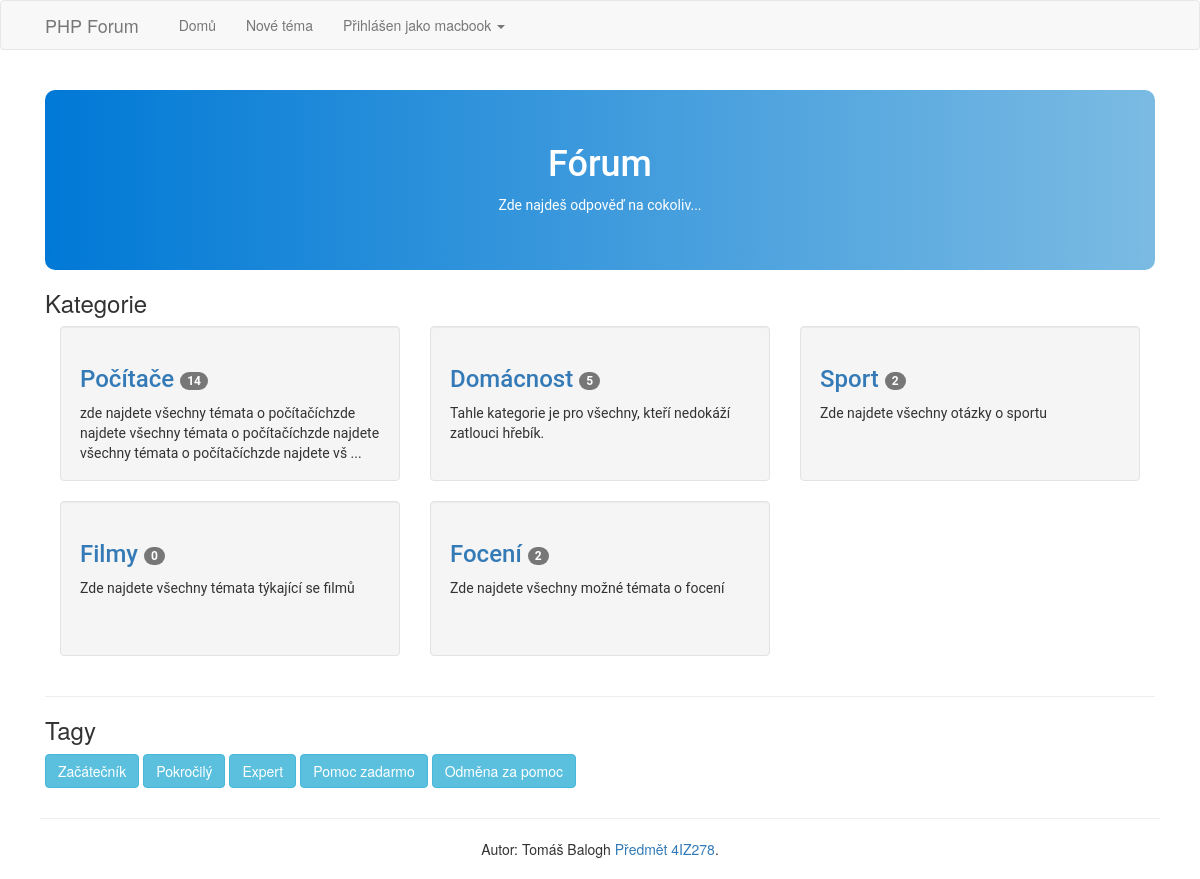
Screenshot of /index.php (signed in) with the database file from the repository.
### tables this page shows
CREATE TABLE `users` (
  `id_user` int(8) UNSIGNED NOT NULL,
  `username` varchar(255) NOT NULL,
  `password` varchar(255) NOT NULL
);

CREATE TABLE `categories` (
  `cat_id` int(8) UNSIGNED NOT NULL,
  `cat_name` varchar(255) NOT NULL,
  `cat_description` varchar(255) NOT NULL
);

CREATE TABLE `tags` (
  `id` int(11) UNSIGNED NOT NULL,
  `tags_name` varchar(100) NOT NULL
);

### user_required.php (called while the page is built, shortened)
<?php
$stmt = $db->prepare("SELECT * FROM users WHERE id_user = ? LIMIT 1");
$stmt->execute(array($_SESSION["user_id"]));
$current_user = $stmt->fetchAll()[0];
?>

### index.php (the view, shortened to what this page needs)
<?php
require 'db.php';
require 'user_required.php';
$stmt = $db->prepare("select cat_id, cat_name, cat_description, count(topics.topic_id) as cat_badge from categories left join topics on topics.topic_cat = cat_id GROUP BY cat_id, cat_name, cat_description");
$stmt->execute();
$categories = $stmt->fetchAll();
$stmt_tags = $db->prepare("select * from tags");
$stmt_tags->execute();
$tags = $stmt_tags->fetchAll();
?>
<!DOCTYPE html>
<html>
<head>
    <?php include 'head_bootstrap.php' ?>
</head>
<body>
<?php include 'navbar.php' ?>
<div class="container">
    <div class="title text-center">
        <div class="centered">
            <h1>Fórum</h1>
            <p>Zde najdeš odpověď na cokoliv...</p>
        </div>
    </div>
</div>
<div class="container">
    <h3>Kategorie</h3>
    <?php foreach ($categories as $row) { ?>
        <div class="col-md-4" id="font">
            <div class="well divCategory">
                <h3><a href='topics.php?cat_id=<?= $row['cat_id'] ?>'><?= $row['cat_name'] ?> <span
                                class="badge"><?= $row['cat_badge'] ?></span></a></h3>
                <p><?= substr($row['cat_description'], 0, 150) ?> <?= strlen($row['cat_description']) > 150 ? "..." : "" ?></p>
            </div>
        </div>
    <?php } ?>
</div>
<div class="container">
    <hr>
    <h3>Tagy</h3>
    <?php foreach ($tags as $row) { ?>
            <a href='tags.php?tags_id=<?= $row['id'] ?>'><label style="background-color: 7BBBE3" class="btn btn-info" value="<?= $row['id'] ?>"><?= $row['tags_name'] ?></button>
            </a>
    <?php } ?>
</div>
<?php include 'footer.php' ?>
</body>
</html>

### navbar.php (shortened to what this page needs)
<nav class="navbar navbar-default">
    <div class="container">
        <ul class="nav navbar-nav" id="horizontal">
            <li class="navbar-brand active" >PHP Forum</li>
            <li><a href="index.php">Domů</a></li>
            <li><a href="new_topic.php">Nové téma</a></li>
                <li class="dropdown">
                    <a data-toggle="dropdown" href="#" aria-haspopup="true" aria-expanded="false">Přihlášen jako <?= $current_user['username'] ?>
                        <span class="caret"></span></a>
                </li>
        </ul>
    </div>
</nav>

### style.css (style rules this page uses)
.navbar-nav { position: absolute; }
.title { background-image: linear-gradient(90deg, #0079D6, #7BBBE3); border-radius:10px; height: 180px; }
.centered { position: relative; top: 50%; transform: translateY(-50%); font-family: roboto; color: white; }
#font { font-family: roboto; }
.divCategory { height: 155px; overflow: hidden; }
.container a { text-decoration: none; }
#horizontal { display: inline; list-style-type: none; }
.well { padding: 0px; }

### rows the page displays
users: username "macbook"
categories: cat_name "Počítače", cat_badge "14", cat_description "zde najdete všechny témata o počítačíchzde najdete všechny témata o počítačíchzde najdete všechny témata o počítačíchzde najdete vš"
categories: cat_name "Domácnost", cat_badge "5", cat_description "Tahle kategorie je pro všechny, kteří nedokáží zatlouci hřebík."
categories: cat_name "Sport", cat_badge "2", cat_description "Zde najdete všechny otázky o sportu"
categories: cat_name "Filmy", cat_badge "0", cat_description "Zde najdete všechny témata týkající se filmů"
categories: cat_name "Focení", cat_badge "2", cat_description "Zde najdete všechny možné témata o focení"
tags: $row['id'] 1 (drawn), tags_name "Začátečník"
tags: $row['id'] 2 (drawn), tags_name "Pokročilý"
tags: $row['id'] 3 (drawn), tags_name "Expert"
tags: $row['id'] 5 (drawn), tags_name "Pomoc zadarmo"
tags: $row['id'] 6 (drawn), tags_name "Odměna za pomoc"
